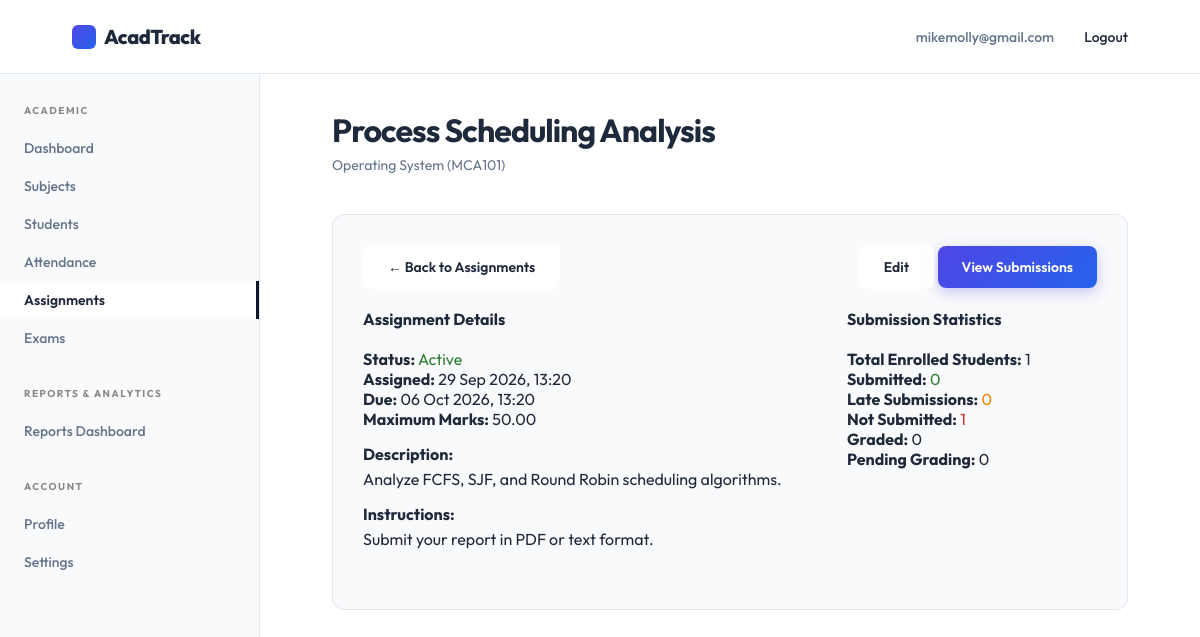
/faculty/assignments/2/ (signed in), run on the app's committed database.
### accounts/models.py (models this page shows, shortened)
class User(AbstractUser):
    class RoleChoices(models.TextChoices):
        STUDENT = 'student', 'Student'
        FACULTY = 'faculty', 'Faculty'
        ADMIN = 'admin', 'Admin'
    username = None
    email = models.EmailField(unique=True)
    role = models.CharField(max_length=20, choices=RoleChoices.choices, default=RoleChoices.STUDENT)
    contact_number = models.CharField(max_length=15, blank=True, null=True)
    deactivated_at = models.DateTimeField(blank=True, null=True)
    updated_at = models.DateTimeField(auto_now=True)
    USERNAME_FIELD = 'email'
    REQUIRED_FIELDS = []
    objects = CustomUserManager()

### assignments/models.py (models this page shows, shortened)
class Assignment(models.Model):
    class StatusChoices(models.TextChoices):
        DRAFT = 'draft', 'Draft'
        ACTIVE = 'active', 'Active'
        CLOSED = 'closed', 'Closed'
    offering = models.ForeignKey('academics.SubjectOffering', on_delete=models.CASCADE, related_name='assignments')
    title = models.CharField(max_length=200)
    description = models.TextField(blank=True, null=True)
    instructions = models.TextField(blank=True, null=True)
    maximum_marks = models.DecimalField(max_digits=5, decimal_places=2)
    assigned_at = models.DateTimeField(default=timezone.now)
    due_datetime = models.DateTimeField()
    file_attachment = models.FileField(upload_to='assignments/', blank=True, null=True, validators=[validate_pdf])
    status = models.CharField(max_length=15, choices=StatusChoices.choices, default=StatusChoices.DRAFT)
    updated_at = models.DateTimeField(auto_now=True)
    class Meta:
        constraints = [
            CheckConstraint(
                condition=Q(maximum_marks__gt=0),
                name='check_assignment_maximum_marks'
            )
        ]

### academics/models.py (models this page shows, shortened)
class SubjectOffering(models.Model):
    class SubjectType(models.TextChoices):
        CORE = 'core', 'Core'
        ELECTIVE = 'elective', 'Elective'
        LAB = 'lab', 'Lab'
        PROJECT = 'project', 'Project'
    subject = models.ForeignKey(Subject, on_delete=models.CASCADE, related_name='offerings')
    semester = models.ForeignKey(Semester, on_delete=models.CASCADE, related_name='subject_offerings')
    faculty = models.ForeignKey('faculty.Faculty', on_delete=models.SET_NULL, null=True, blank=True, related_name='subject_offerings')
    subject_type = models.CharField(max_length=20, choices=SubjectType.choices, default=SubjectType.CORE)
    credits = models.PositiveIntegerField()
    class Meta:
        constraints = [
            models.UniqueConstraint(fields=['subject', 'semester'], name='unique_subject_offering')
        ]

class Subject(models.Model):
    name = models.CharField(max_length=150)
    code = models.CharField(max_length=20, unique=True)
    description = models.TextField(blank=True, null=True)

class Semester(models.Model):
    course_batch = models.ForeignKey(CourseBatch, on_delete=models.CASCADE, related_name='semesters')
    semester_number = models.PositiveIntegerField()
    class Meta:
        constraints = [
            models.UniqueConstraint(fields=['course_batch', 'semester_number'], name='unique_semester')
        ]

class CourseBatch(models.Model):
    course = models.ForeignKey(Course, on_delete=models.CASCADE, related_name='batches')
    academic_year = models.CharField(max_length=9, help_text="e.g. 2023-2024")
    class Meta:
        constraints = [
            models.UniqueConstraint(fields=['course', 'academic_year'], name='unique_course_batch')
        ]

class Course(models.Model):
    name = models.CharField(max_length=100)
    code = models.CharField(max_length=20, unique=True)
    department = models.ForeignKey(Department, on_delete=models.CASCADE, related_name='courses')
    duration_years = models.PositiveIntegerField()

### faculty/views.py (the view)
# urls.py: path('assignments/<int:pk>/', views.AssignmentDetailView.as_view(), name='assignment_detail'),
class AssignmentDetailView(FacultyRequiredMixin, DetailView):
    template_name = 'faculty/assignment_detail.html'
    context_object_name = 'assignment'
    def get_queryset(self):
        return Assignment.objects.filter(offering__faculty=self.request.user.faculty_profile).select_related('offering__subject')
    def get_context_data(self, **kwargs):
        context = super().get_context_data(**kwargs)
        assignment = self.object
        submissions = assignment.submissions.all()
        total_enrolled = StudentSemester.objects.filter(
            semester=assignment.offering.semester,
            status__in=[StudentSemester.StatusChoices.ACTIVE, StudentSemester.StatusChoices.BACKLOG]
        ).count()
        submitted = submissions.filter(status=AssignmentSubmission.StatusChoices.SUBMITTED).count()
        late = submissions.filter(status=AssignmentSubmission.StatusChoices.LATE).count()
        total_submissions = submitted + late
        not_submitted = total_enrolled - total_submissions
        if not_submitted < 0:
            not_submitted = 0
        graded = submissions.filter(marks_awarded__isnull=False).count()
        pending_grading = total_submissions - graded
        context['stats'] = {
            'total_enrolled': total_enrolled,
            'submitted': submitted,
            'late': late,
            'not_submitted': not_submitted,
            'graded': graded,
            'pending_grading': pending_grading,
        }
        graded_submissions = submissions.filter(marks_awarded__isnull=False)
        if graded_submissions.exists():
            context['average_marks'] = round(graded_submissions.aggregate(Avg('marks_awarded'))['marks_awarded__avg'], 2)
        else:
            context['average_marks'] = None
        return context

### faculty/views.py (called while the page is built)
    def test_func(self):
        return self.request.user.is_authenticated and self.request.user.role == User.RoleChoices.FACULTY

### templates/faculty/assignment_detail.html (shortened to what this page needs)
{% extends 'faculty/base.html' %}
{% block page_title %}{{ assignment.title }}{% endblock %}
{% block page_subtitle %}{{ assignment.offering.subject.name }} ({{ assignment.offering.semester.course_batch.course.code }}){% endblock %}
{% block dashboard_content %}
<div class="dashboard-section" style="max-width: 800px;">
    <div style="margin-bottom: 20px; display: flex; justify-content: space-between;">
        <a href="{% url 'faculty:assignments' %}" class="btn btn-secondary">&larr; Back to Assignments</a>
        <div>
            <a href="{% url 'faculty:assignment_update' pk=assignment.id %}" class="btn btn-secondary">Edit</a>
            <a href="{% url 'faculty:submissions' assignment_id=assignment.id %}" class="btn btn-primary">View Submissions</a>
        </div>
    </div>
    <div style="display: flex; gap: 20px; flex-wrap: wrap; margin-bottom: 30px;">
        <div style="flex: 2; min-width: 300px;" class="form-container">
            <h3 style="margin-bottom: 15px; font-size: 16px; border-bottom: 1px solid var(--border-color); padding-bottom: 5px;">Assignment Details</h3>
            <p><strong>Status:</strong> <span style="{% if assignment.status == 'active' %}color: #2e7d32;{% elif assignment.status == 'closed' %}color: #d32f2f;{% endif %}">{{ assignment.get_status_display }}</span></p>
            <p><strong>Assigned:</strong> {{ assignment.assigned_at|date:"d M Y, H:i" }}</p>
            <p><strong>Due:</strong> {{ assignment.due_datetime|date:"d M Y, H:i" }}</p>
            <p><strong>Maximum Marks:</strong> {{ assignment.maximum_marks }}</p>
            <div style="margin-top: 15px;">
                <strong>Description:</strong>
                <p style="margin-top: 5px; color: var(--text-color);">{{ assignment.description|default:"No description provided."|linebreaksbr }}</p>
            </div>
            <div style="margin-top: 15px;">
                <strong>Instructions:</strong>
                <p style="margin-top: 5px; color: var(--text-color);">{{ assignment.instructions|default:"No instructions provided."|linebreaksbr }}</p>
            </div>
        </div>
        <div style="flex: 1; min-width: 250px;" class="form-container">
            <h3 style="margin-bottom: 15px; font-size: 16px; border-bottom: 1px solid var(--border-color); padding-bottom: 5px;">Submission Statistics</h3>
            <p><strong>Total Enrolled Students:</strong> {{ stats.total_enrolled }}</p>
            <p><strong>Submitted:</strong> <span style="color: #2e7d32;">{{ stats.submitted }}</span></p>
            <p><strong>Late Submissions:</strong> <span style="color: #f57c00;">{{ stats.late }}</span></p>
            <p><strong>Not Submitted:</strong> <span style="color: #d32f2f;">{{ stats.not_submitted }}</span></p>
            <p><strong>Graded:</strong> {{ stats.graded }}</p>
            <p><strong>Pending Grading:</strong> {{ stats.pending_grading }}</p>
        </div>
    </div>
</div>
{% endblock %}

### templates/components/navbar.html (shortened to what this page needs)
<header class="navbar">
    <a href="{% if request.user.is_authenticated %}{% if request.user.role == 'admin' or request.user.is_superuser %}{% url 'acadtrack_admin:dashboard' %}{% elif request.user.role == 'faculty' %}{% url 'faculty:dashboard' %}{% else %}{% url 'students:dashboard' %}{% endif %}{% else %}{% url 'landing_page' %}{% endif %}" class="brand" aria-label="AcadTrack home">
        <span class="brand-mark"></span>
        AcadTrack
    </a>
    <nav class="nav-links" aria-label="User navigation">
        {% if request.user.is_authenticated %}
            <span style="color: var(--muted);">{{ request.user.email }}</span>
            <form action="{% url 'accounts:logout' %}" method="post" style="display:inline;">
                <button type="submit" style="background:none;border:none;cursor:pointer;font-family:inherit;font-size:inherit;font-weight:inherit;color:inherit;" class="nav-links a">Logout</button>
            </form>
        {% else %}
            {% if request.resolver_match.url_name != 'login' %}
                <a href="{% url 'accounts:login' %}">Login</a>
            {% endif %}
        {% endif %}
    </nav>
</header>

### static/style.css (style rules this page uses)
:root { --bg: #f9fafb; --text: #1e293b; --muted: #64748b; --line: #e2e8f0; --soft: #ffffff; --primary: #4f46e5; --primary-hover: #4338ca; --accent: #2563eb; --black: #0f172a; --radius: 12px; --glass-bg: rgba(255, 255, 255, 0.85); --glass-border: rgba(255, 255, 255, 0.6); --glass-shadow: 0 10px 40px 0 rgba(31, 38, 135, 0.05); }
* { box-sizing: border-box; margin: 0; padding: 0; scrollbar-width: thin; scrollbar-color: rgba(0, 0, 0, 0.2) var(--bg); }
html { scroll-behavior: smooth; }
body { min-height: 100vh; background: var(--bg); color: var(--text); font-family: 'Outfit', Arial, sans-serif; -webkit-font-smoothing: antialiased; }
a { color: inherit; text-decoration: none; }
.navbar { height: 74px; width: 100%; display: flex; align-items: center; justify-content: space-between; padding: 0 6vw; background: rgba(255, 255, 255, 0.85); backdrop-filter: blur(16px); -webkit-backdrop-filter: blur(16px); border-bottom: 1px solid var(--line); position: sticky; top: 0; z-index: 100; }
.brand { font-size: 20px; font-weight: 800; letter-spacing: -0.5px; display: flex; align-items: center; gap: 8px; }
.brand-mark { width: 24px; height: 24px; background: linear-gradient(135deg, var(--primary), var(--accent)); border-radius: 6px; display: inline-block; }
.nav-links { display: flex; gap: 30px; font-size: 14px; font-weight: 500; }
.btn { display: inline-flex; align-items: center; justify-content: center; padding: 12px 24px; border-radius: 8px; font-size: 14px; font-weight: 600; transition: all 0.3s cubic-bezier(0.16, 1, 0.3, 1); cursor: pointer; border: none; }
.btn-primary { background: linear-gradient(135deg, var(--primary), var(--accent)); color: white; box-shadow: 0 4px 14px rgba(79, 70, 229, 0.3); }
.btn-secondary { background: var(--glass-bg); border: 1px solid var(--glass-border); color: var(--text); backdrop-filter: blur(12px); }

### static/dashboard.css (style rules this page uses)
.dashboard-section { background: var(--bg); border: 1px solid var(--line); border-radius: var(--radius); padding: 30px; margin-bottom: 30px; }

### data on the page
User: user.email "mikemolly@gmail.com"
Assignment: title "Process Scheduling Analysis", offering.subject.name "Operating System", offering.semester.course_batch.course.code "MCA101", status "Active", assigned_at "29 Sep 2026, 13:20", due_datetime "06 Oct 2026, 13:20", maximum_marks "50.00", description "Analyze FCFS, SJF, and Round Robin scheduling algorithms.", instructions "Submit your report in PDF or text format."

### other printed values
{{ stats.total_enrolled }} "1"
{{ stats.submitted }} "0"
{{ stats.late }} "0"
{{ stats.not_submitted }} "1"
{{ stats.graded }} "0"
{{ stats.pending_grading }} "0"
